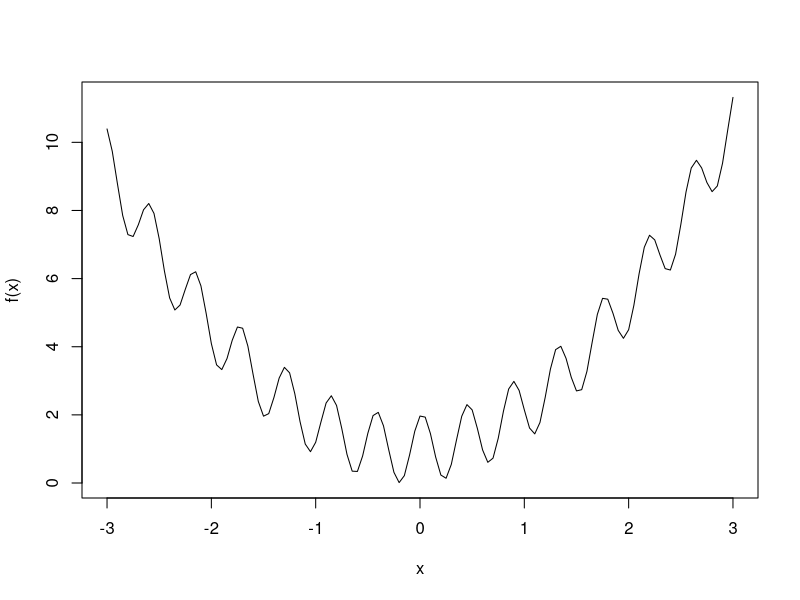
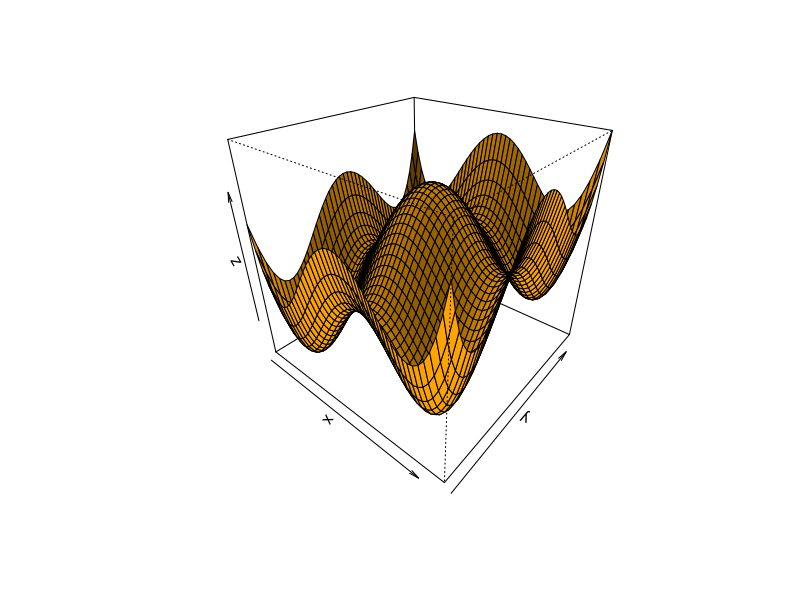
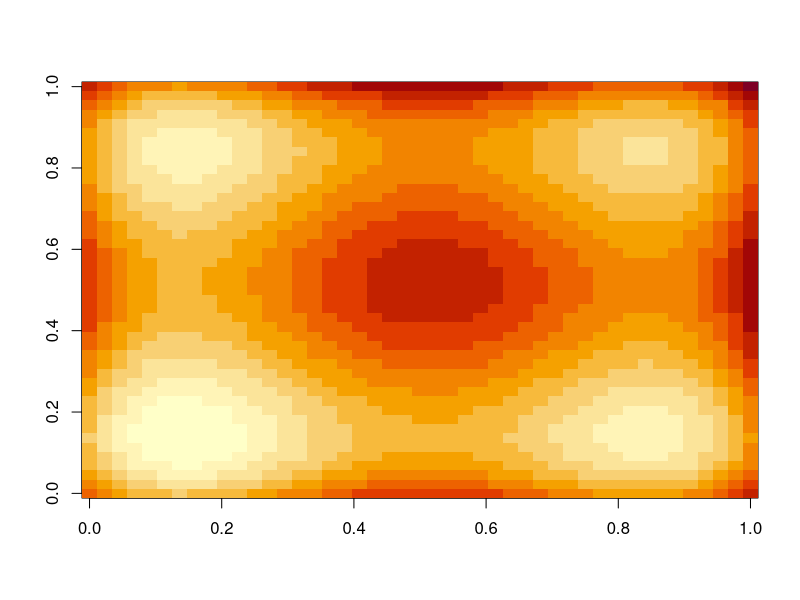
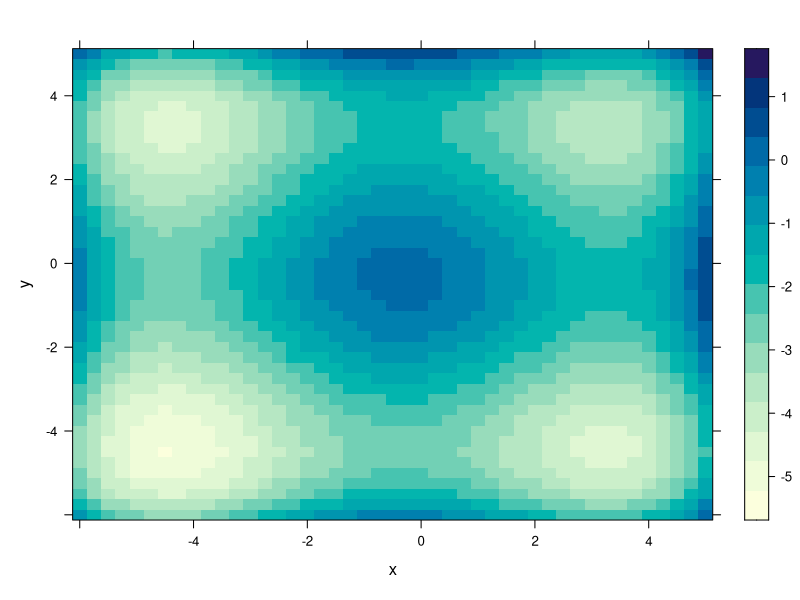

Reproduce these figures in R, in order.
f <- function(x) {
  return(cos(14.5*x - 0.3) + x * (x + 0.2) + 1.01)
}

x <- seq(-3, 3, 0.05)
png("p7_1d.png", width=500, height=400)
plot(x, f(x), type="l")
graphics.off()

g <- function(x, y) {
  return(((x + 0.5)^4 - 30 * x^2 - 20 * x + (y + 0.5)^4 - 30 * y^2 - 20 * y)/100)
}

png("p7_2d.png", width=700, height=700)
x <- seq(-6, 5, 0.25)
y <-  x
z <- outer(x, y, g)
persp(x, y, z, shade=0.2, col='orange', theta=40, phi=30)
graphics.off()

png("p7_flat_1.png", width=500, height=500)
image(z)
graphics.off()

dimnames(z) <- list(x, y)
library(reshape2) # recuerda instalar paquetes antes de intentar su uso
d <- melt(z)
names(d) <- c("x", "y", "z")

library(lattice) # lo mismo aplica con este paquete
png("p7_flat_2.png", width=500, height=500)
levelplot(z ~ x * y, data = d)
graphics.off()